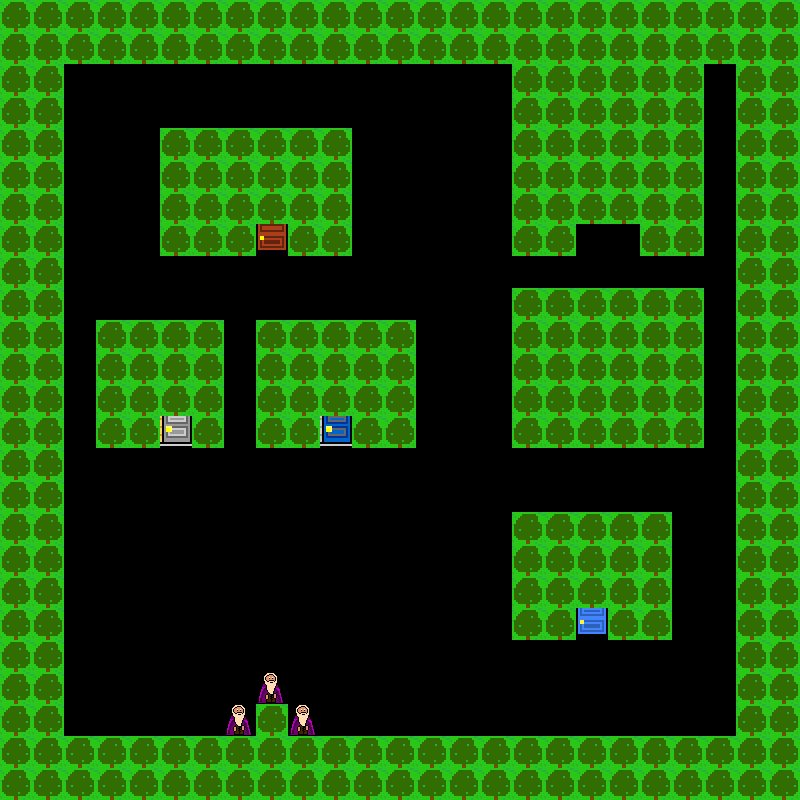

This game map was drawn from its Tiled (.tmx) file and the tilesets committed beside it. A one-line description and the trimmed map source follow:
An orthogonal 25x25 tile map with 32x32 px tiles, 1 tile layer (Collision), 2 hidden layers not drawn, 8 tilesets.

<map version="1.0" orientation="orthogonal" width="25" height="25" tilewidth="32" tileheight="32">
 <tileset firstgid="1" name="house1" tilewidth="32" tileheight="32">
  <image source="../Hub 1/Images/house_1.png" width="128" height="128" />
  <tile id="14">
   <properties>
    <property name="minigame" value="locked" />
   </properties>
  </tile>
 </tileset>
 <tileset firstgid="17" name="TownTiles" tilewidth="32" tileheight="32">
  <image source="../Hub 1/Images/dirt_grass_fence_sheet_zoom2.png" width="256" height="192" />
  <tile id="0">
   <properties>
    <property name="blocked" value="true" />
   </properties>
  </tile>
 </tileset>
 <tileset firstgid="65" name="house2" tilewidth="32" tileheight="32">
  <image source="../Hub 1/Images/house_2.png" width="160" height="128" />
  <tile id="17">
   <properties>
    <property name="minigame" value="dodge" />
   </properties>
  </tile>
 </tileset>
 <tileset firstgid="85" name="barn" tilewidth="32" tileheight="32">
  <image source="../Hub 1/Images/barn.png" width="192" height="192" />
  <tile id="32">
   <properties>
    <property name="minigame" value="catch" />
   </properties>
  </tile>
  <tile id="33">
   <properties>
    <property name="minigame" value="catch" />
   </properties>
  </tile>
 </tileset>
 <tileset firstgid="121" name="old man" tilewidth="32" tileheight="32">
  <image source="../Hub 1/Images/oldManSprite.png" width="32" height="32" />
  <tile id="0">
   <properties>
    <property name="minigame" value="oldman" />
   </properties>
  </tile>
 </tileset>
 <tileset firstgid="122" name="shop" tilewidth="32" tileheight="32">
  <image source="../Hub 1/Images/shop.png" width="160" height="128" />
  <tile id="17">
   <properties>
    <property name="minigame" value="shop" />
   </properties>
  </tile>
 </tileset>
 <tileset firstgid="142" name="inn" tilewidth="32" tileheight="32">
  <image source="../Hub 1/Images/inn.png" width="192" height="128" />
  <tile id="21">
   <properties>
    <property name="minigame" value="inn" />
   </properties>
  </tile>
 </tileset>
 <tileset firstgid="166" name="farmer" tilewidth="32" tileheight="32">
  <image source="../Hub 1/Images/farmerFront.png" width="32" height="32" />
 </tileset>
 <layer name="Collision" width="25" height="25">
  <data>[625 cells, 334 non-empty, 8 distinct tile ids]</data>
 </layer>
 <layer name="Background" width="25" height="25" visible="0">
  <data>[625 cells, 625 non-empty, 22 distinct tile ids]</data>
 </layer>
 <layer name="Houses" width="25" height="25" visible="0">
  <data>[625 cells, 118 non-empty, 118 distinct tile ids]</data>
 </layer>
</map>
